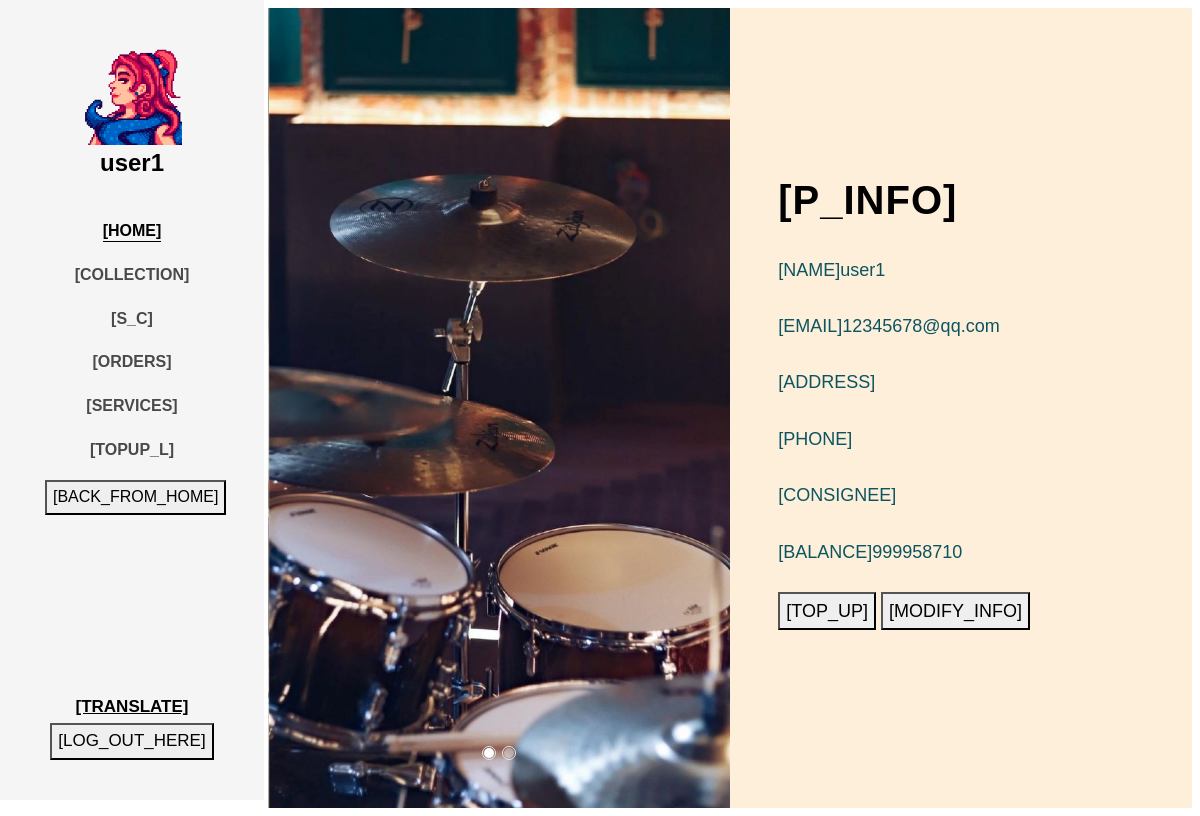
The app's page /home (signed in), older data.
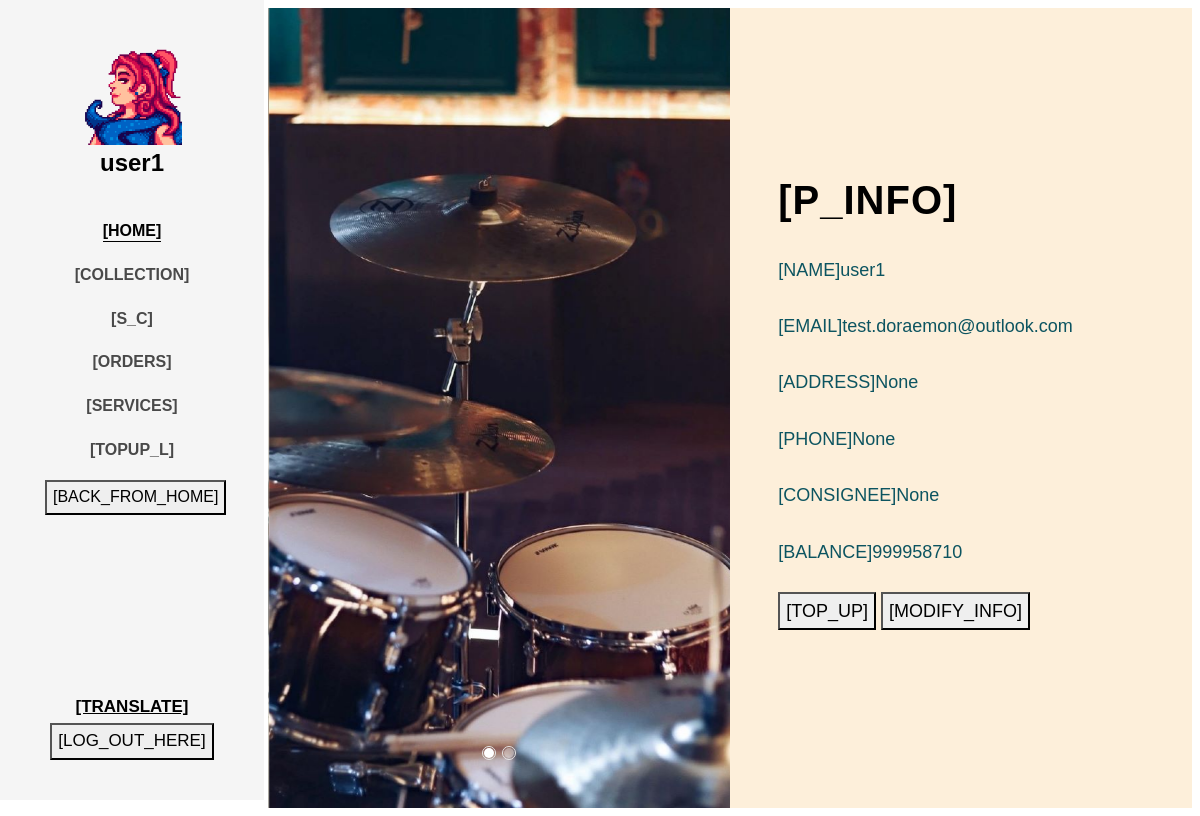
The same page, newer data.
### app/models.py (models this page shows, shortened)
class User(db.Model):
    __tablename__ = "user"
    __table_args__ = {'extend_existing': True}
    id = db.Column(db.Integer, primary_key=True)
    user_name = db.Column(db.String(32), unique=True, nullable=False)
    password_hash = db.Column(db.String(64), nullable=False)
    email = db.Column(db.String(64), nullable=False)
    register_time = db.Column(db.DateTime, default=datetime.now)
    gender = db.Column(db.String(10), nullable=True)
    icon = db.Column(db.String(128), default='default.jpeg')
    introduction = db.Column(db.String(64), nullable=True)
    authority = db.Column(db.Integer, default=0, nullable=False)
    money = db.Column(db.Integer, default=0, nullable=False)
    new_time = db.Column(db.DateTime, nullable=True)
    count = db.Column(db.Integer, default=0)
    situation = db.Column(db.Boolean, nullable=True)
    messages = db.relationship('Mess', back_populates='author', cascade='all')
    ban = db.Column(db.Boolean, default=False)

class Profile(db.Model):
    __tablename__ = "profile"
    __table_args__ = {'extend_existing': True}
    id = db.Column(db.Integer, primary_key=True)
    user_id = db.Column(db.Integer, db.ForeignKey('user.id'))
    address = db.Column(db.String(64), nullable=True)
    phone_num = db.Column(db.String(11), nullable=True)
    name = db.Column(db.String(11), nullable=True)

### app/routes.py (the view)
@app.route('/home')
def home():
    if islogined():
        user = User.query.filter(User.user_name == session.get('USERNAME')).first()
        if (user.ban == 1):
            if session.get('lang') == 'zh_CN':
                flash('用户被禁用')
            else:
                flash('The user has been disabled')
            return redirect(url_for('log_out'))
        else:
            profile = Profile.query.filter(Profile.user_id == user.id).first()
            user_icon = setIcon()
            authority = session.get('authority')
            if profile.address == None:
                profile.address = ''
            if profile.phone_num == None:
                profile.phone_num = ''
            if profile.name == None:
                profile.name = ''
            info = get_info()
            new = get_new()
            return render_template('home.html', islogin=islogined(), user=user, profile=profile, types=change_type(),
                                   type_value=change_type().values(), info=info, new=new, icon=user_icon,
                                   authority=authority)
    else:
        return redirect(url_for('login'))

### app/functions.py (called while the page is built)
def islogined():
    if session.get('USERNAME'):
        return True
    else:
        return False

### app/routes.py (called while the page is built)
def change_type():
    if session.get('lang') == "zh_CN":
        return all_type_cn
    else:
        return all_type_en

def get_info():
    info = dict()
    prod = Commodity.query.count()
    user = int(User.query.count()) - 1
    order = Order.query.count()
    info['prod'] = prod
    info['cus'] = user
    info['order'] = order
    return info

def get_new():
    NOW = datetime.now()
    new = dict()
    order = Commodity.query.filter(Order.purchase_time >= NOW - timedelta(days=1)).count()
    cus = User.query.filter(User.register_time >= NOW - timedelta(days=1)).count()
    cmnt = Review.query.filter(Review.created >= NOW - timedelta(days=1)).count()
    new['order'] = order
    new['cus'] = cus
    new['cmnt'] = cmnt
    return new

def setIcon():
    if islogined():
        user = User.query.filter(User.user_name == session.get('USERNAME')).first()
        user_icon = user.icon
        if user_icon != None:
            icon = user.icon
            user_icon = url_for('static', filename='uploaded_AVA/' + icon)
        else:
            user_icon = 'NULL'
    else:
        user_icon = 'NULL'
    return user_icon

### app/templates/home.html (shortened to what this page needs)
<!DOCTYPE html>
<html lang="en">
  <head>
    <link rel="stylesheet" href="../static/css/open-iconic-bootstrap.min.css">
    <link rel="stylesheet" href="../static/css/animate.css">
    <link rel="stylesheet" href="../static/css/owl.carousel.min.css">
    <link rel="stylesheet" href="../static/css/owl.theme.default.min.css">
    <link rel="stylesheet" href="../static/css/magnific-popup.css">
    <link rel="stylesheet" href="../static/css/aos.css">
    <link rel="stylesheet" href="../static/css/ionicons.min.css">
    <link rel="stylesheet" href="../static/css/bootstrap-datepicker.css">
    <link rel="stylesheet" href="../static/css/jquery.timepicker.css">
    <link rel="stylesheet" href="../static/css/flaticon.css">
    <link rel="stylesheet" href="../static/css/icomoon.css">
    <link rel="stylesheet" href="../static/css/style-per.css">
    <link rel="stylesheet" href="../static/css/admin.css" type="text/css">
  </head>
  <body>
	<div id="colorlib-page">
		<aside id="colorlib-aside" role="complementary" class="js-fullheight text-center">
			<h1 id="colorlib-logo"><a href="/home">
                <span>
                    {% if icon == "NULL" %}
                        <img src='{{ avatars.default(size='l') }}' alt="" width=100 height=100>
                    {% else %}
                        <img src='{{ icon }}' alt="" width=100 height=100>
                    {% endif %}
                </span><br>{{user.user_name}}</a>
            </h1>
			<nav id="colorlib-main-menu" role="navigation">
				<ul>
					<li class="colorlib-active"><a href="/home " class="i18n" contrastName="HOME">Home</a></li>
                    {% if authority != 1 %}
					<li><a href="/collection" class="i18n" contrastName="COLLECTION">Collection</a></li>
					<li><a href="/ShoppingCart" class="i18n" contrastName="S_C">Shopping Cart</a></li>
                    <li><a href="/Orders" class="i18n" contrastName="ORDERS">Orders</a></li>
                    {% endif %}
					<li><a href="/contact" class="i18n" contrastName="SERVICES">Services</a></li>
                    <li><a href="/CheckTopup" class="i18n" contrastName="TOPUP_L">Top up List</a></li>
                    <li><button onclick="location.href='/main_page'" class="i18n" contrastName="BACK_FROM_HOME">Come back to Home Page</button> </li>
				</ul>
			</nav>
			<div class="colorlib-footer">
				<button onclick="execI18n()" class="i18n translate_button" contrastName="TRANSLATE">
                </button>
				<div class="d-flex justify-content-center">
					<form action="#" class="colorlib-subscribe-form">
            <div class="form-group d-flex">
            	<button onclick="clickToLogout();" class="i18n" contrastName="LOG_OUT_HERE">Log out at here</button>
            </div>
          </form>
				</div>
			</div>
		</aside>
		<div id="colorlib-main">
			<section class="ftco-section-no-padding bg-light">
				<div class="hero-wrap">
                    {% if authority != 1 %}
					<div class="d-flex align-items-center js-fullheight">
						<div class="author-image text img d-flex">
							<section class="home-slider js-fullheight owl-carousel">
					      <div class="slider-item js-fullheight" style="background-image: url(../static/image/back.jpg);">
					      </div>
					    </section>
						</div>
						<div class="author-info text p-3 p-md-5">
							<div class="desc">
								<h1 class="mb-4"><span class="i18n" contrastName="P_INFO">Personal Information:</span></h1>
								<p class="mb-4"><span class="i18n" contrastName="NAME">Name: </span>{{user.user_name}}</p>
								<p class="mb-4"><span class="i18n" contrastName="EMAIL">Email: </span>{{user.email}}</p>
                                <p class="mb-4"><span class="i18n" contrastName="ADDRESS">Delivery address: </span>{{ profile.address }}</p>
                                <p class="mb-4"><span class="i18n" contrastName="PHONE">Phone number: </span>{{ profile.phone_num }}</p>
                                <p class="mb-4"><span class="i18n" contrastName="CONSIGNEE">Consignee name: </span>{{ profile.name }}</p>
                                <p class="mb-4"><span class="i18n" contrastName="BALANCE">remaining balance: </span>{{ user.money }}</p>
                                {% if authority != 1 %}
                                <button onclick="location.href='/top_up'" class="i18n" contrastName="TOP_UP">TOP UP</button>
                                {% endif %}
                                <button onclick="location.href='/modify'" class="i18n" contrastName="MODIFY_INFO">Modify the information</button>
	                        </div>
						</div>
					</div>
                    {% endif %}
				</div>
			</section>
		</div>
	</div>
  </body>
</html>

### app/static/css/admin.css (style rules this page uses)
div { display: block; }

### app/templates/home.html (style rules this page uses)
.translate_button { background: transparent; border: none; text-decoration: underline; font-weight: bold; cursor: pointer; }

Row changes from the older to the newer data that the page shows:
changed User "user1": email "12345678@qq.com" → "test.doraemon@outlook.com"
now on this page (row edited): Profile: address "None", phone_num "None", name "None"
